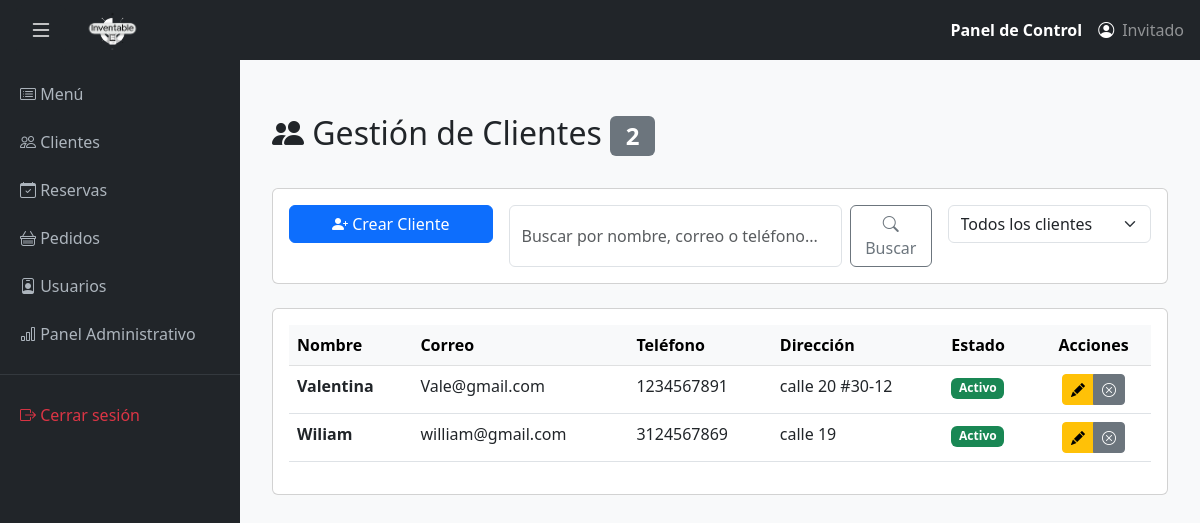
/clientes/, run on the app's committed database.
### clientes/models.py (models this page shows, shortened)
class Cliente(models.Model):
    nombre = models.CharField(max_length=100)
    correo = models.EmailField(unique=True)
    telefono = models.CharField(max_length=15)
    direccion = models.CharField(max_length=200, blank=True, default='')
    activo = models.BooleanField(default=True)

### clientes/views.py (the view)
# urls.py: path('', views.lista_clientes, name='lista_clientes'),
def lista_clientes(request):
    busqueda = request.GET.get('buscar', '')
    filtro_estado = request.GET.get('estado', 'todos')
    clientes = Cliente.objects.all()
    if busqueda:
        clientes = clientes.filter(
            Q(nombre__icontains=busqueda) |
            Q(correo__icontains=busqueda) |
            Q(telefono__icontains=busqueda)
        )
    if filtro_estado == 'activos':
        clientes = clientes.filter(activo=True)
    elif filtro_estado == 'inactivos':
        clientes = clientes.filter(activo=False)
    clientes = clientes.order_by('nombre')
    contexto = {
        'clientes': clientes,
        'busqueda': busqueda,
        'filtro_estado': filtro_estado,
        'total_clientes': clientes.count(),
    }
    return render(request, 'clientes/lista_clientes.html', contexto)

### usuarios/context_processor.py (called while the page is built)
def usuario_logeado(request):
    if request.user.is_authenticated:
        try:
            usuario = Empleado.objects.get(id=request.user.id)
            return {"usuario": usuario}
        except Empleado.DoesNotExist:
            return {"usuario": None}
    return {"usuario": None}

### clientes/templates/clientes/lista_clientes.html (shortened to what this page needs)
{% extends "base.html" %}
{% block content %}
<div class="container mt-4">
    <div class="row mb-4">
        <div class="col">
            <h2>
                <i class="bi bi-people-fill"></i> Gestión de Clientes
                <span class="badge bg-secondary">{{ total_clientes }}</span>
            </h2>
        </div>
    </div>
    <div class="card mb-4">
        <div class="card-body">
            <div class="row g-3">
                <div class="col-md-3">
                    <a href="{% url 'clientes:crear_cliente' %}" class="btn btn-primary w-100">
                        <i class="bi bi-person-plus-fill"></i> Crear Cliente
                    </a>
                </div>
                <div class="col-md-6">
                    <form method="GET" action="{% url 'clientes:lista_clientes' %}" class="d-flex">
                        <input
                            type="text"
                            name="buscar"
                            class="form-control me-2"
                            placeholder="Buscar por nombre, correo o teléfono..."
                            value="{{ busqueda }}"
                        >
                        <button type="submit" class="btn btn-outline-secondary">
                            <i class="bi bi-search"></i> Buscar
                        </button>
                    </form>
                </div>
                <div class="col-md-3">
                    <form method="GET" action="{% url 'clientes:lista_clientes' %}" id="filtroForm">
                        <select name="estado" class="form-select" onchange="this.form.submit()">
                            <option value="todos" {% if filtro_estado == 'todos' %}selected{% endif %}>
                                Todos los clientes
                            </option>
                        </select>
                    </form>
                </div>
            </div>
        </div>
    </div>
    <div class="card">
        <div class="card-body">
            {% if clientes %}
                <div class="table-responsive">
                    <table class="table table-hover">
                        <thead class="table-light">
                            <tr>
                                <th>Nombre</th>
                                <th>Correo</th>
                                <th>Teléfono</th>
                                <th>Dirección</th>
                                <th>Estado</th>
                                <th class="text-center">Acciones</th>
                            </tr>
                        </thead>
                        <tbody>
                            {% for cliente in clientes %}
                                <tr>
                                    <td>
                                        <strong>{{ cliente.nombre }}</strong>
                                    </td>
                                    <td>{{ cliente.correo }}</td>
                                    <td>{{ cliente.telefono }}</td>
                                    <td>{{ cliente.direccion|default:"Sin dirección" }}</td>
                                    <td>
                                        {% if cliente.activo %}
                                            <span class="badge bg-success">Activo</span>
                                        {% else %}
                                            <span class="badge bg-secondary">Inactivo</span>
                                        {% endif %}
                                    </td>
                                    <td class="text-center">
                                        <div class="btn-group" role="group">
                                            <a href="{% url 'clientes:editar_cliente' cliente.id %}"
                                               class="btn btn-sm btn-warning"
                                               title="Editar">
                                                <i class="bi bi-pencil-fill"></i>
                                            </a>
                                            <a href="{% url 'clientes:estado_cliente' cliente.id %}"
                                               class="btn btn-sm {% if cliente.activo %}btn-secondary{% else %}btn-success{% endif %}"
                                               title="{% if cliente.activo %}Desactivar{% else %}Activar{% endif %}"
                                               onclick="return confirm('¿Estás seguro de cambiar el estado?')">
                                                <i class="bi bi-{% if cliente.activo %}x-circle{% else %}check-circle{% endif %}"></i>
                                            </a>
                                        </div>
                                    </td>
                                </tr>
                            {% endfor %}
                        </tbody>
                    </table>
                </div>
            {% endif %}
        </div>
    </div>
</div>
{% endblock %}

### templates/base.html (style rules this page uses)
body { background-color: #f8f9fa; }

### data on the page
Cliente: nombre "Valentina", correo "Vale@gmail.com", telefono "1234567891", direccion "calle 20 #30-12", activo "Activo"
Cliente: nombre "Wiliam", correo "william@gmail.com", telefono "3124567869", direccion "calle 19", activo "Activo"

### other printed values
{{ total_clientes }} "2"
